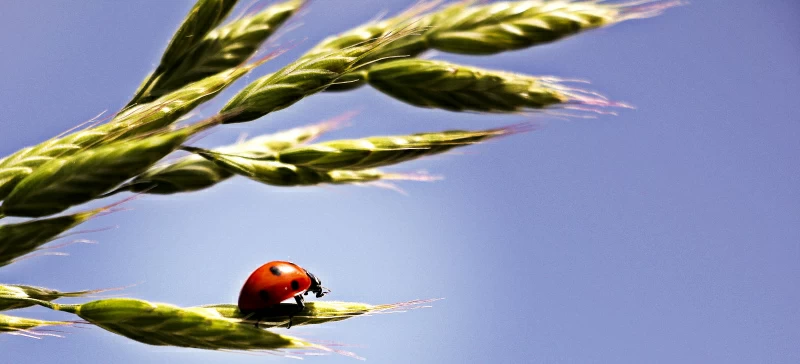
#> input picture LAB_1/15.webp, 800 x 364 px
$ jupyter execute LAB_1.ipynb   (shell and % lines are left out)
#> lines starting #> are read from the running program, lines starting #| are printed output that depends on the picture
[cell 1]
import numpy as np
import matplotlib.pyplot as plt
from PIL import Image
import os
from numpy.linalg import svd
from skimage import img_as_float, img_as_ubyte
from IPython.display import display

import numpy as np
import matplotlib.pyplot as plt
from PIL import Image
import os
from numpy.linalg import svd
from skimage import img_as_float, img_as_ubyte
from IPython.display import display

img_path = "15.webp"
if not os.path.exists(img_path):
    raise FileNotFoundError(f"Nie znaleziono pliku: {img_path} w katalogu roboczym.")
img_pil = Image.open(img_path).convert('RGB')
#> img_pil is the input picture: PIL image 800x364 RGB; mean R, G, B 140, 145.7, 165.3
img = img_as_float(img_pil)  # float w zakresie [0,1]
h, w, c = img.shape
#> h = 364; w = 800; c = 3
print(f"Wymiary obrazu: {h}x{w}, kanały: {c}")
#| Wymiary obrazu: 364x800, kanały: 3
display(img_pil)

# funkcja SVD i rekonstrukcja dla pojedynczego kanału
def svd_channel_reconstruct(channel, k):
#> called with k = 10
    U, S, VT = svd(channel, full_matrices=False)
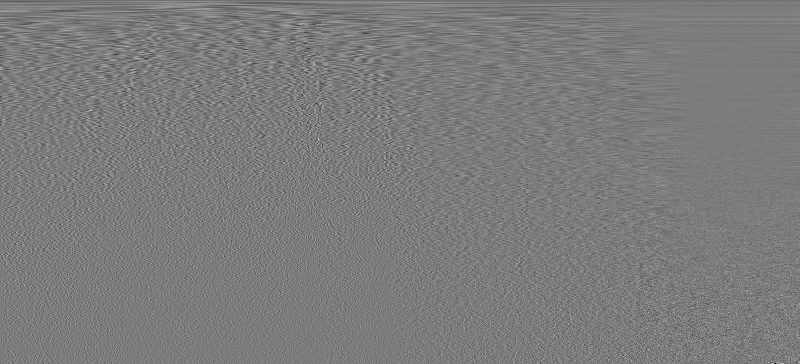
#> VT: shape (364, 800) float64; min -0.385, max 0.406, mean -8.55e-05; drawn with min black and max white
#> S = 364 values, max 299.2 at index 0, min 0.038 at index 363, mean 2.76
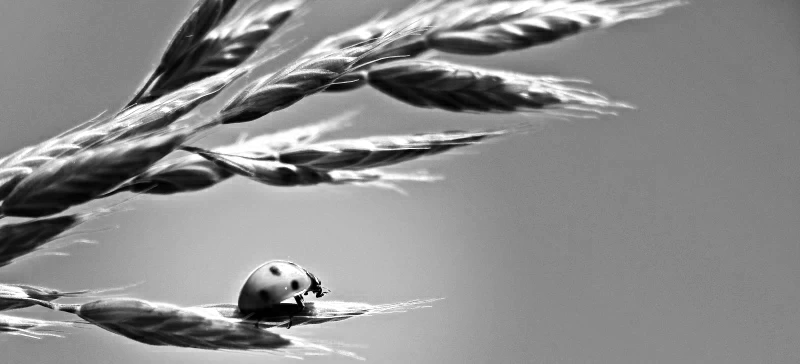
#> channel: shape (364, 800) float64; min 0, max 1, mean 0.549
    Uk = U[:, :k]
    Sk = np.diag(S[:k])
    VTk = VT[:k, :]
    recon = Uk @ Sk @ VTk
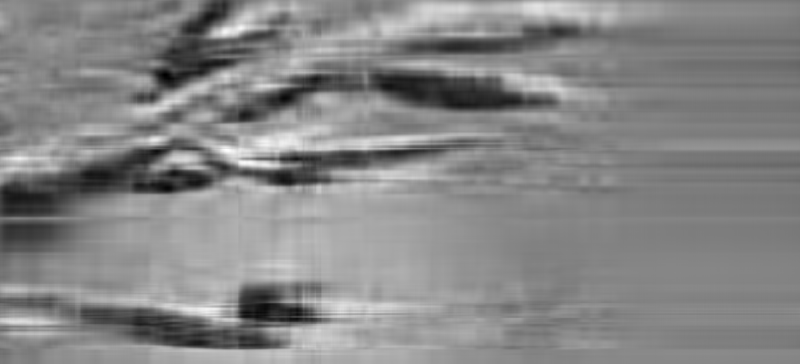
#> recon: shape (364, 800) float64; min -0.132, max 1.16, mean 0.549; drawn with min black and max white
    return recon, S

# test na jednym kanale
test_recon, test_S = svd_channel_reconstruct(img[..., 0], 10)
#> test_S has the same summary as S in svd_channel_reconstruct
print("Rozmiar wektora osobliwych wartości:", test_S.shape)
#| Rozmiar wektora osobliwych wartości: (364,)

# funkcja do znalezienia najmniejszego k zachowującego wartość (np. 0.90)
def k_for_energy(singular_values, energy_target=0.90):
#> called with singular_values = array of shape (364,), energy_target = 0.9
    s2 = singular_values**2
#> s2 = 364 values, max 89549.2 at index 0, min 0.00144 at index 363, mean 271.7
    total = s2.sum()
#> total = 98881
    cumsum = np.cumsum(s2)
#> cumsum = 364 values from 89549.2 to 98881
    k = int(np.searchsorted(cumsum, energy_target * total) + 1)
#> k = 1
    return k, cumsum/total

# test
k_example, cum_rel = k_for_energy(test_S, 0.90)
#> k_example = 1; cum_rel = 364 values from 0.906 to 1
print("k dla 90% wartości (przykład):", k_example)
#| k dla 90% wartości (przykład): 1

# funkcja do kompresji i rekonstrukcji całego obrazu
def svd_image_reconstruct(img, k):
#> called with k = 50
    h, w, c = img.shape
#> h = 364; w = 800; c = 3
    recon_img = np.zeros_like(img)
    ks = []
    singulars = []
    for ch in range(c):
        recon_ch, S = svd_channel_reconstruct(img[..., ch], k)
        recon_img[..., ch] = recon_ch
        ks.append(k)
        singulars.append(S)
#> this loop made 3 passes
#> pass 1, in svd_channel_reconstruct (call 2), `Sk = np.diag(S[:k])`:
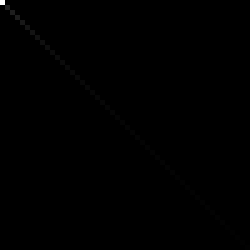
#> Sk: shape (50, 50) float64 (shown 5 times larger); min 0, max 299.2, mean 0.3; drawn with min black and max white
#> pass 1, in svd_channel_reconstruct (call 2), `VTk = VT[:k, :]`:
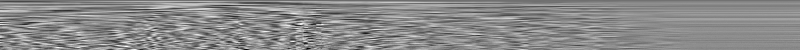
#> VTk: shape (50, 800) float64; min -0.184, max 0.154, mean -0.000633; drawn with min black and max white
#> after the loop:
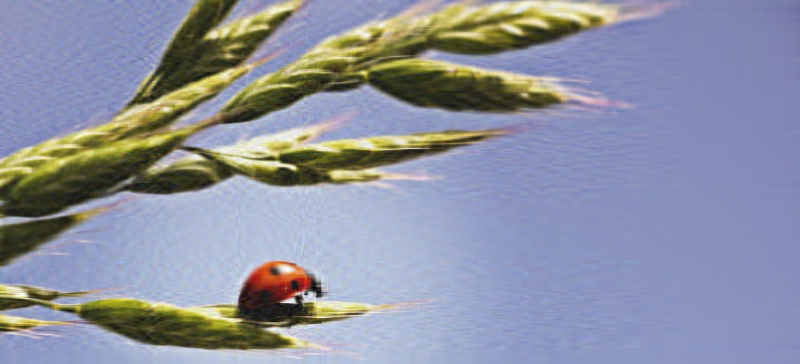
#> recon_img: shape (364, 800, 3) float64; mean R, G, B 0.549, 0.571, 0.648; drawn with min black and max white
#> after the loop, ks = [50, 50, 50]; singulars = 3 items
    recon_img = np.clip(recon_img, 0, 1)
    return recon_img, singulars

# test rekonstrukcji k=50
recon50, singulars = svd_image_reconstruct(img, 50)
#> singulars = 3 items
display(Image.fromarray(img_as_ubyte(recon50)))

# wyznaczenie najmniejszego k które zachowuje 90% wartości globalnie
def find_k_global_for_energy(img, energy_target=0.90, max_k=None):
#> called with energy_target = 0.9, max_k = 364
    h,w,c = img.shape
#> h = 364; w = 800; c = 3
    ks = []
    cum_fractions = []
    max_k = max_k or min(h, w)
#> max_k = 364
    S_list = []
    for ch in range(c):
        _, S = svd_channel_reconstruct(img[..., ch], min(50, max_k))
        S_list.append(S)
#> this loop made 3 passes
#> pass 2, in svd_channel_reconstruct (call 6), `Uk = U[:, :k]`:
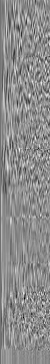
#> Uk: shape (364, 50) float64; min -0.286, max 0.229, mean -0.00118; drawn with min black and max white
#> after the loop, S_list = 3 items
    s2_total = sum((S**2).sum() for S in S_list)
#> s2_total = 353904.1
    for k in range(1, max_k+1):
        s2_k = 0.0
        for S in S_list:
            s2_k += (S[:k]**2).sum() if len(S) >= k else (S**2).sum()
        frac = s2_k / s2_total
        if frac >= energy_target:
            return k, frac
#> this loop made 2 passes
#> frac on passes 1 to 2: 0.89, 0.914
    return max_k, s2_k / s2_total

k90, frac90 = find_k_global_for_energy(img, 0.90, max_k=min(h,w))
#> k90 = 2; frac90 = 0.914
print(f"Minimalne k by zachować >=90% wartości: k={k90}, wartość={frac90:.4f}")
#| Minimalne k by zachować >=90% wartości: k=2, wartość=0.9137

# generowanie rekonstrukcji dla kilku k i zapisanie wyników
output_dir = "svd_results"
os.makedirs(output_dir, exist_ok=True)

k_values = [1, 5, 10, 20, 50, 100, k90]
#> k_values = [1, 5, 10, 20, 50, 100, 2]
k_values = sorted(set([k for k in k_values if k is not None and k>0 and k<=min(h,w)]))
#> k_values = [1, 2, 5, 10, 20, 50, 100]

results = {}
for k in k_values:
    recon, S_list = svd_image_reconstruct(img, k)
    fname = os.path.join(output_dir, f"recon_k{k}.png")
    Image.fromarray(img_as_ubyte(recon)).save(fname)
    results[k] = {"path": fname, "recon": recon, "singulars": S_list}
    print(f"Zapisano rekonstrukcję dla k={k} -> {fname}")
#> this loop made 7 passes
#> k on passes 3 to 7: 5, 10, 20, 50, 100
#| Zapisano rekonstrukcję dla k=1 -> svd_results/recon_k1.png
#| Zapisano rekonstrukcję dla k=2 -> svd_results/recon_k2.png
#| Zapisano rekonstrukcję dla k=5 -> svd_results/recon_k5.png
#| Zapisano rekonstrukcję dla k=10 -> svd_results/recon_k10.png
#| Zapisano rekonstrukcję dla k=20 -> svd_results/recon_k20.png
#| Zapisano rekonstrukcję dla k=50 -> svd_results/recon_k50.png
#| Zapisano rekonstrukcję dla k=100 -> svd_results/recon_k100.png
#> pass 1, in svd_channel_reconstruct (call 8), `recon = Uk @ Sk @ VTk`:
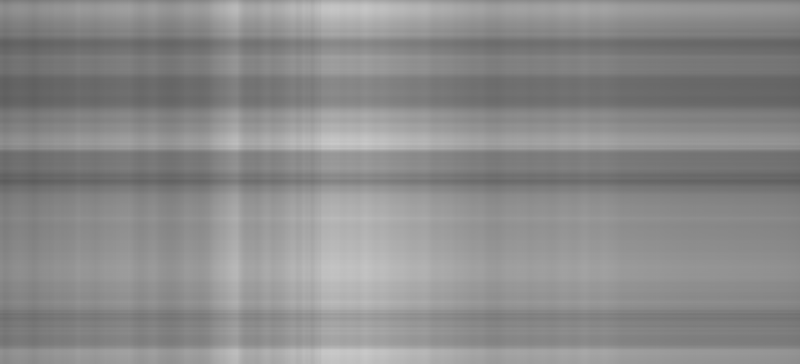
#> recon: shape (364, 800) float64; min 0.362, max 0.789, mean 0.549
#> pass 1, in svd_channel_reconstruct (call 10), `U, S, VT = svd(channel, full_matrices=False)`:
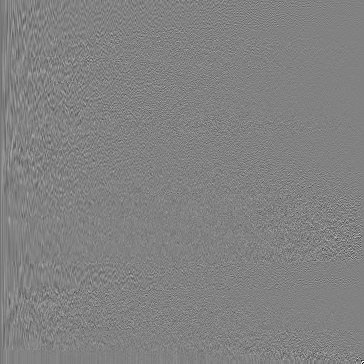
#> U: shape (364, 364) float64; min -0.643, max 0.619, mean -0.000154; drawn with min black and max white
#> pass 1, in svd_channel_reconstruct (call 10), `U, S, VT = svd(channel, full_matrices=False)`:
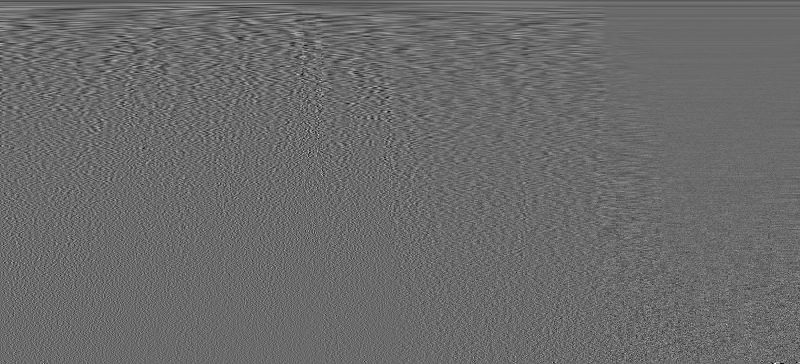
#> VT: shape (364, 800) float64; min -0.249, max 0.343, mean -8.48e-05; drawn with min black and max white
#> after the loop, results = 7 items

# pokazanie oryginału i kilku rekonstrukcji
def show_row(images, titles=None, figsize=(15,5)):
    n = len(images)
    plt.figure(figsize=figsize)
    for i, im in enumerate(images):
        plt.subplot(1, n, i+1)
        plt.axis('off')
        plt.imshow(im)
        if titles:
            plt.title(titles[i])
    plt.show()

images = [img] + [results[k]["recon"] for k in k_values]
#> images = 8 items
titles = ["Original"] + [f"k={k}" for k in k_values]
#> titles = ['Original', 'k=1', 'k=2', 'k=5', 'k=10', 'k=20', 'k=50', 'k=100']
show_row(images, titles)
#> in show_row, `n = len(images)`: n = 8
#> the loop in show_row, `for i, im in enumerate(images):` made 1 pass
#> (the call stopped at in show_row, `plt.subplot(1, n, i+1)`: IPython is not available in this run)

# wykres
S0 = singulars = results[k_values[-1]]["singulars"][0]
#> S0 has the same summary as S in svd_channel_reconstruct; singulars has the same summary as S in svd_channel_reconstruct
U0, S0_full, VT0 = svd(img[...,0], full_matrices=False)
#> S0_full has the same summary as S in svd_channel_reconstruct

plt.figure(figsize=(10,4))
#> (this line was passed over: IPython is not available in this run)
plt.subplot(1,2,1)
#> (this line was passed over: IPython is not available in this run)
plt.semilogy(S0_full, marker='o')
#> (this line was passed over: IPython is not available in this run)
plt.title("Singular values (kanał R)")
#> (this line was passed over: IPython is not available in this run)
plt.xlabel("i")
#> (this line was passed over: IPython is not available in this run)
plt.ylabel("Si (log)")

plt.subplot(1,2,2)
cum = np.cumsum(S0_full**2) / np.sum(S0_full**2)
plt.plot(cum, marker='o')
plt.title("Skumulowana frakcja energii (kanał R)")
plt.xlabel("k")
plt.ylabel("Skumulowana energia")
plt.grid(True)
plt.tight_layout()
plt.show()

print("Pliki wynikowe:", os.listdir(output_dir))
